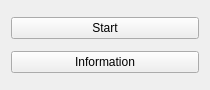
<?xml version="1.0" encoding="UTF-8"?>
<ui version="4.0">
 <class>Widget</class>
 <widget class="QWidget" name="Widget">
  <property name="geometry">
   <rect>
    <x>0</x>
    <y>0</y>
    <width>210</width>
    <height>90</height>
   </rect>
  </property>
  <property name="windowTitle">
   <string>Widget</string>
  </property>
  <layout class="QVBoxLayout" name="verticalLayout">
   <item>
    <layout class="QHBoxLayout" name="horizontalLayout">
     <item>
      <widget class="QPushButton" name="start_pushButton">
       <property name="text">
        <string>Start</string>
       </property>
      </widget>
     </item>
    </layout>
   </item>
   <item>
    <widget class="QPushButton" name="information_pushButton">
     <property name="text">
      <string>Information</string>
     </property>
    </widget>
   </item>
  </layout>
 </widget>
 <resources/>
 <connections/>
</ui>
